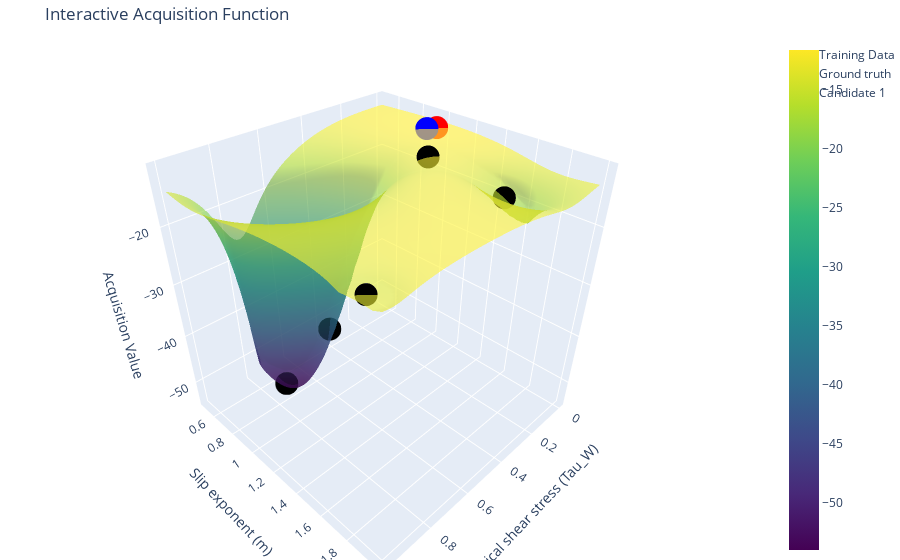

Notebook cell for this chart:
### Code cell
tau_w_range = torch.linspace(bounds[0, 0], bounds[0, 1], 100)  # Grid for tau_w
m_range = torch.linspace(bounds[1, 0], bounds[1, 1], 100)      # Grid for m
tau_w_grid, m_grid = torch.meshgrid(tau_w_range, m_range, indexing="ij")


grid = torch.stack([tau_w_grid.ravel(), m_grid.ravel()], dim=-1)


acq_values = acq_func(grid.unsqueeze(1)).detach().numpy().reshape(100, 100)


train_acq_values = acq_func(train_x.unsqueeze(1)).detach().numpy()


fig = go.Figure()


fig.add_trace(go.Surface(
    x=tau_w_grid.numpy(),
    y=m_grid.numpy(),
    z=acq_values,
    colorscale='Viridis',
    opacity=0.6,
    name="Acquisition Function"
))


fig.add_trace(go.Scatter3d(
    x=train_x[:, 0].numpy(),
    y=train_x[:, 1].numpy(),
    z=train_acq_values.flatten(),
    mode='markers',
    marker=dict(size=8, color='black'),
    name='Training Data'

))

fig.add_trace(go.Scatter3d(
    x=[0.1],
    y=[1],
    z=[acq_values.max()] ,
    mode='markers',
    marker=dict(size=8, color='blue'),
    name='Ground truth'
)
)

# Iterate over the 3 candidates
for i in range(candidate.shape[0]): 
    candidate_acq_value = acq_func(candidate[i].unsqueeze(0)).item()
    fig.add_trace(go.Scatter3d(
        x=[candidate[i, 0].item()],
        y=[candidate[i, 1].item()],
        z=[candidate_acq_value],
        mode='markers',
        marker=dict(size=8, color='red', symbol='circle'),
        name=f'Candidate {i + 1}'
    ))



fig.update_layout(
    scene=dict(
        xaxis_title="Critical shear stress (Tau_W)",
        yaxis_title="Slip exponent (m)",
        zaxis_title="Acquisition Value"
    ),
    title="Interactive Acquisition Function",
    margin=dict(l=0, r=0, b=0, t=40)
)


fig.show()
fig.write_html("acquisiton_func.html")

### Figure 1 — Plotly figure (JSON) as saved in the notebook; plotly's stock layout.template omitted (floating-point values rounded to 4 significant figures; data arrays with more than 128 entries replaced by an {"elided": "..."} marker saying what was removed)
{"data": [{"colorscale": [[0, "#440154"], [0.1111, "#482878"], [0.2222, "#3e4989"], [0.3333, "#31688e"], [0.4444, "#26828e"], [0.5556, "#1f9e89"], [0.6667, "#35b779"], [0.7778, "#6ece58"], [0.8889, "#b5de2b"], [1, "#fde725"]], "name": "Acquisition Function", "opacity": 0.6, "type": "surface", "x": {"elided": "100x100 float values"}, "y": {"elided": "100x100 float values"}, "z": {"elided": "100x100 float values"}}, {"marker": {"color": "black", "size": 8}, "mode": "markers", "name": "Training Data", "type": "scatter3d", "x": [0.2606, 0.9645, 0.5733, 0.1802, 0.7246], "y": [1.225, 1.862, 0.9118, 1.639, 0.7283], "z": [-12.48, -13.58, -42.0, -16.2, -53.67]}, {"marker": {"color": "blue", "size": 8}, "mode": "markers", "name": "Ground truth", "type": "scatter3d", "x": [0.1], "y": [1], "z": [-11.6]}, {"marker": {"color": "red", "size": 8, "symbol": "circle"}, "mode": "markers", "name": "Candidate 1", "type": "scatter3d", "x": [0.06657], "y": [1.029], "z": [-11.6]}], "layout": {"margin": {"b": 0, "l": 0, "r": 0, "t": 40}, "scene": {"xaxis": {"title": {"text": "Critical shear stress (Tau_W)"}}, "yaxis": {"title": {"text": "Slip exponent (m)"}}, "zaxis": {"title": {"text": "Acquisition Value"}}}, "title": {"text": "Interactive Acquisition Function"}}}
